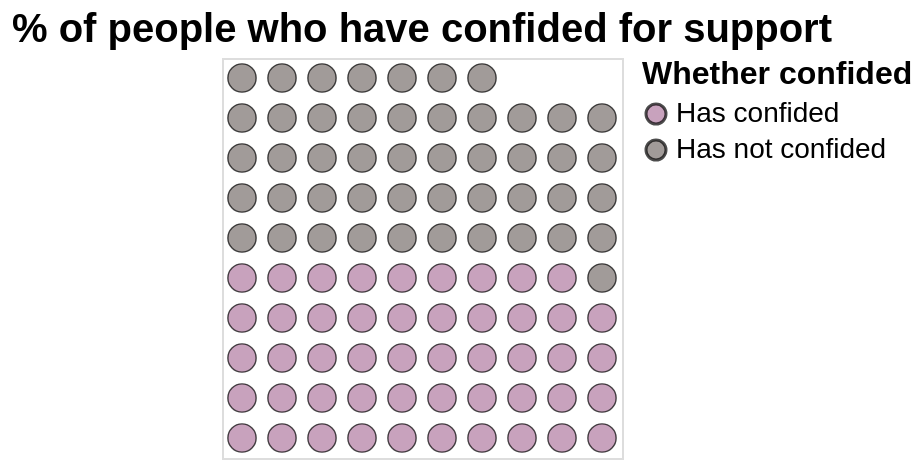

Write the Vega-Lite specification saved for this chart.
### Vega-Lite specification from a JSON file in a GitHub repository (floating-point values rounded to 4 significant figures)
{"$schema": "https://vega.github.io/schema/vega-lite/v5.json", "description": "A waffle chart showing the percentage of people who have confided.", "title": {"text": "% of people who have confided for support", "fontSize": 20, "anchor": "middle"}, "data": {"values": [{"Gender": "Non-binary", "Whether confided": "Has confided", "Value": 1174.0}, {"Gender": "Non-binary", "Whether confided": "Has not confided", "Value": 1152.0}]}, "transform": [{"joinaggregate": [{"op": "sum", "field": "Value", "as": "Total"}]}, {"calculate": "datum.Value / datum.Total * 100", "as": "PercentOfTotal"}, {"calculate": "floor(datum.PercentOfTotal)", "as": "WholePercent"}, {"calculate": "sequence(1, datum.WholePercent)", "as": "S"}, {"flatten": ["S"]}, {"window": [{"op": "row_number", "as": "id"}], "sort": [{"field": "Whether confided", "order": "ascending"}]}, {"calculate": "ceil(datum.id / 10)", "as": "row"}, {"calculate": "datum.id - datum.row * 10", "as": "col"}], "mark": {"type": "circle", "filled": true, "stroke": "black", "strokeWidth": 0.7}, "encoding": {"x": {"field": "col", "type": "ordinal", "axis": null}, "y": {"field": "row", "type": "ordinal", "axis": null, "sort": "-y"}, "color": {"field": "Whether confided", "type": "nominal", "scale": {"range": ["#B07AA1", "#79706e"]}, "legend": {"orient": "right", "offset": 10, "labelOffset": 3, "titlePadding": 5, "titleFontSize": 16, "labelFontSize": 14}}, "size": {"value": 200}, "tooltip": [{"field": "Whether confided", "type": "nominal"}, {"field": "PercentOfTotal", "type": "quantitative", "title": "Percentage", "format": ".2f"}]}, "config": {"legend": {"labelFontSize": 14, "titleFontSize": 16}}}
